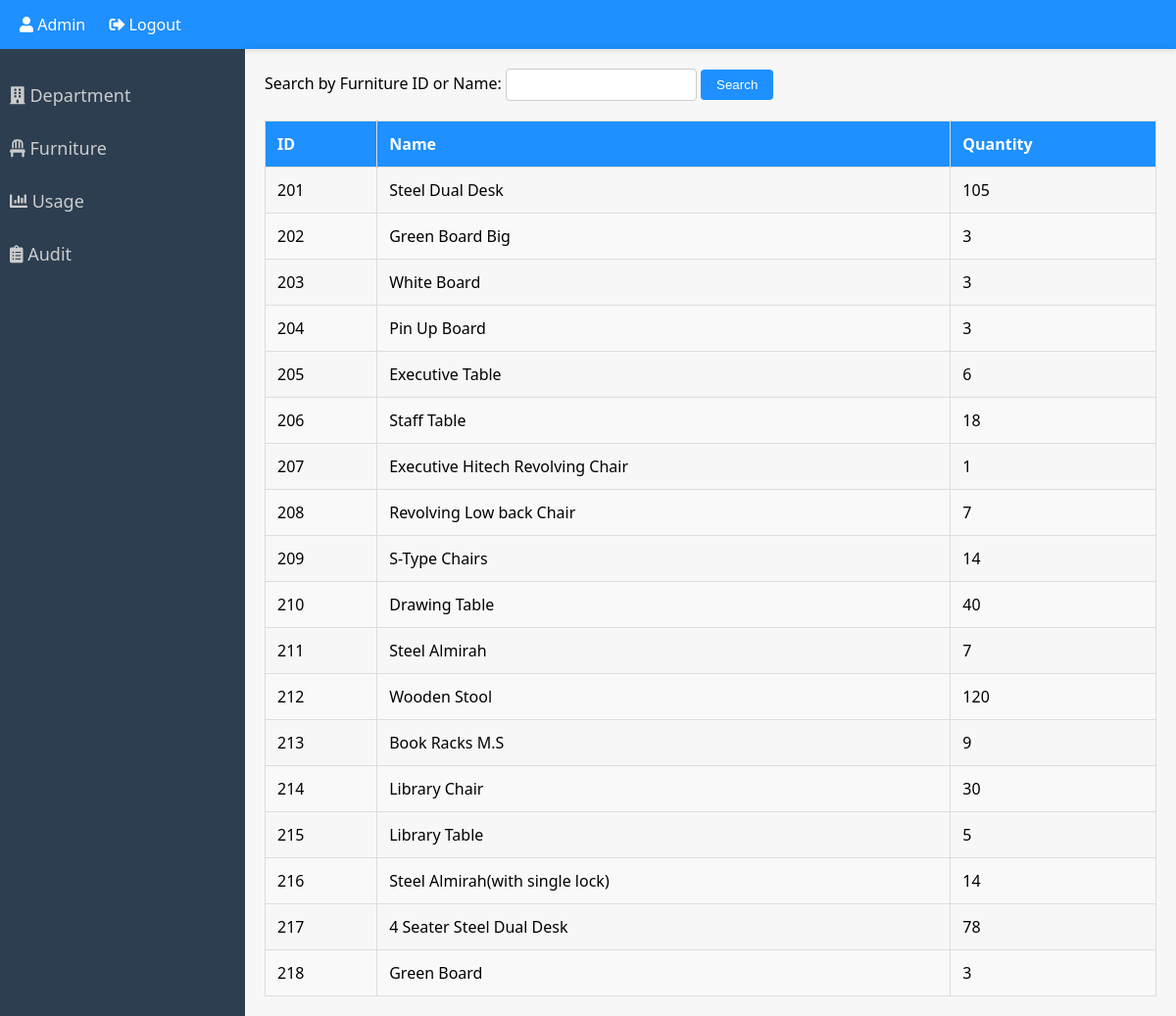
The page /furnituretable.php on the database its author committed.
### tables this page shows
CREATE TABLE furnituretable (
    furniture_id INT PRIMARY KEY,
    furniture_name VARCHAR(255) NOT NULL,
    furniture_quantity INT NOT NULL
);

### furnituretable.php (the view, shortened to what this page needs)
<?php
$servername = "localhost";
$username = "root";
$password = "";
$dbname = "inventory";
$conn = new mysqli($servername, $username, $password, $dbname);
$search = isset($_GET['search']) ? $_GET['search'] : '';
$sql = "SELECT * FROM furnituretable WHERE furniture_id LIKE '%$search%' OR furniture_name LIKE '%$search%'";
$result = $conn->query($sql);
?>
<!DOCTYPE html>
<html lang="en">
<head>
  <link rel="stylesheet" href="https://cdnjs.cloudflare.com/ajax/libs/font-awesome/5.15.1/css/all.min.css">
</head>
<body>
<div id="top-bar">
    <div>
        <a href="admin.php"><i class="fas fa-user"></i> Admin</a>
        <a href="logout.php"><i class="fas fa-sign-out-alt"></i> Logout</a>
    </div>
</div>
<div id="sidebar">
    <a href="department.php"><i class="fas fa-building"></i> Department</a>
    <a href="furnituretable.php"><i class="fas fa-chair"></i> Furniture</a>
    <a href="usagetable.php"><i class="fas fa-chart-bar"></i> Usage</a>
    <a href="audittable.php"><i class="fas fa-clipboard-list"></i> Audit</a>
</div>
<div id="content">
  <div class="container">
    <div class="search-form">
      <form method="get" action="">
        <label for="search">Search by Furniture ID or Name:</label>
        <input type="text" id="search" name="search" value="<?php echo htmlspecialchars($search); ?>">
        <input type="submit" value="Search">
      </form>
    </div>
    <table>
      <thead>
        <tr>
          <th>ID</th>
          <th>Name</th>
          <th>Quantity</th>
        </tr>
      </thead>
      <tbody>
        <?php
        if ($result && $result->num_rows > 0) {
            while ($row = $result->fetch_assoc()) {
                echo "<tr>";
                echo "<td>" . $row["furniture_id"] . "</td>";
                echo "<td>" . $row["furniture_name"] . "</td>";
                echo "<td>" . $row["furniture_quantity"] . "</td>";
                echo "</tr>";
            }
        } else {
            echo "<tr><td colspan='5'>No furniture data available</td></tr>";
        }
        ?>
      </tbody>
    </table>
  </div>
</div>
</body>
</html>

### furnituretable.php (style rules this page uses)
body { font-family: 'Segoe UI', Tahoma, Geneva, Verdana, sans-serif; margin: 0; padding: 0; background-color: #f7f7f7; }
#top-bar { background: #1e90ff; height: 50px; display: flex; align-items: center; justify-content: space-between; padding: 0 20px; box-shadow: 0 2px 5px rgba(0, 0, 0, 0.1); color: white; }
#top-bar a { text-decoration: none; color: white; margin-right: 20px; font-size: 16px; transition: all 0.3s ease; }
#sidebar { width: 250px; height: 100%; background: #2c3e50; position: fixed; left: 0; top: 50px; overflow-x: hidden; padding-top: 20px; transition: all 0.3s ease; }
#sidebar a { padding: 15px 10px; text-decoration: none; font-size: 18px; color: #ccc; display: block; transition: all 0.3s ease; }
#content { margin-left: 250px; padding: 20px; background-size: cover; background-position: center; min-height: calc(100vh - 50px); overflow: auto; border-top-left-radius: 0px; box-shadow: 0 0 10px rgba(0, 0, 0, 0.1); transition: all 0.3s ease; }
table { width: 100%; border-collapse: collapse; margin-top: 20px; }
th, td { border: 1px solid #ddd; padding: 12px; text-align: left; }
th { background-color: #1e90ff; color: #fff; font-weight: bold; }
tr:nth-child(even) { background-color: #f9f9f9; }
.search-form { margin-bottom: 20px; }
.search-form input[type="text"] { padding: 8px; border: 1px solid #ccc; border-radius: 4px; }
.search-form input[type="submit"] { background-color: #1e90ff; color: #fff; border: none; padding: 8px 16px; border-radius: 4px; cursor: pointer; }

### rows shown on the page
furnituretable: furniture_id "201", furniture_name "Steel Dual Desk", furniture_quantity "105"
furnituretable: furniture_id "202", furniture_name "Green Board Big", furniture_quantity "3"
furnituretable: furniture_id "203", furniture_name "White Board", furniture_quantity "3"
furnituretable: furniture_id "204", furniture_name "Pin Up Board", furniture_quantity "3"
furnituretable: furniture_id "205", furniture_name "Executive Table", furniture_quantity "6"
furnituretable: furniture_id "206", furniture_name "Staff Table", furniture_quantity "18"
furnituretable: furniture_id "207", furniture_name "Executive Hitech Revolving Chair", furniture_quantity "1"
furnituretable: furniture_id "208", furniture_name "Revolving Low back Chair", furniture_quantity "7"
furnituretable: furniture_id "209", furniture_name "S-Type Chairs", furniture_quantity "14"
furnituretable: furniture_id "210", furniture_name "Drawing Table", furniture_quantity "40"
furnituretable: furniture_id "211", furniture_name "Steel Almirah", furniture_quantity "7"
furnituretable: furniture_id "212", furniture_name "Wooden Stool", furniture_quantity "120"
furnituretable: furniture_id "213", furniture_name "Book Racks M.S", furniture_quantity "9"
furnituretable: furniture_id "214", furniture_name "Library Chair", furniture_quantity "30"
furnituretable: furniture_id "215", furniture_name "Library Table", furniture_quantity "5"
furnituretable: furniture_id "216", furniture_name "Steel Almirah(with single lock)", furniture_quantity "14"
furnituretable: furniture_id "217", furniture_name "4 Seater Steel Dual Desk", furniture_quantity "78"
furnituretable: furniture_id "218", furniture_name "Green Board", furniture_quantity "3"
